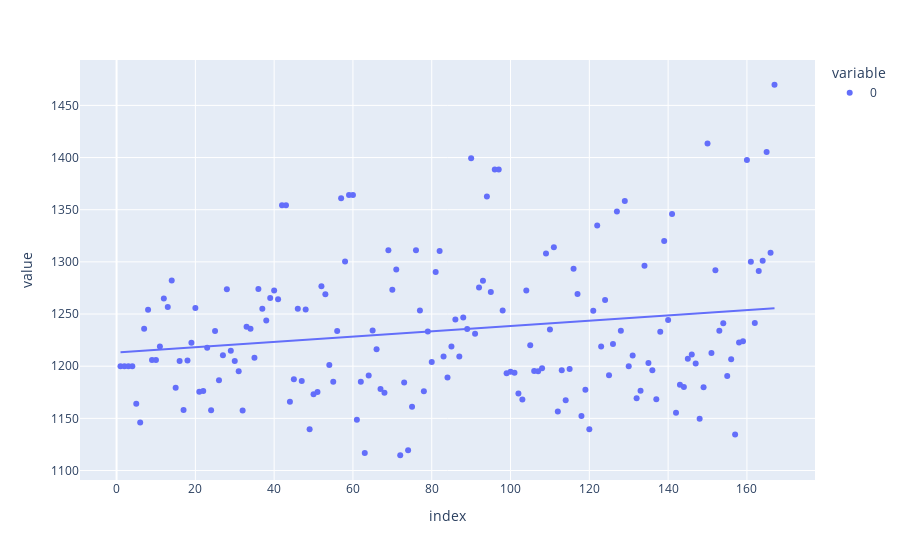

The cell this chart's notebook holds for it:
### Code cell
import plotly.express as px
px.scatter(elo_time_table.mean(axis=1),trendline="ols")

### Figure 1 — Plotly figure (JSON) as saved in the notebook; plotly's stock layout.template omitted (floating-point values rounded to 4 significant figures; data arrays with more than 128 entries replaced by an {"elided": "..."} marker saying what was removed)
{"data": [{"hovertemplate": "variable=0<br>index=%{x}<br>value=%{y}<extra></extra>", "legendgroup": "0", "marker": {"color": "#636efa", "symbol": "circle"}, "mode": "markers", "name": "0", "orientation": "v", "showlegend": true, "type": "scatter", "x": {"elided": "167 int values"}, "xaxis": "x", "y": {"elided": "167 float values"}, "yaxis": "y"}, {"hovertemplate": "<b>OLS trendline</b><br>value = 0.253233 * index + 1213.22<br>R<sup>2</sup>=0.033963<br><br>variable=0<br>index=%{x}<br>value=%{y} <b>(trend)</b><extra></extra>", "legendgroup": "0", "marker": {"color": "#636efa", "symbol": "circle"}, "mode": "lines", "name": "0", "showlegend": false, "type": "scatter", "x": {"elided": "167 int values"}, "xaxis": "x", "y": {"elided": "167 float values"}, "yaxis": "y"}], "layout": {"legend": {"title": {"text": "variable"}, "tracegroupgap": 0}, "margin": {"t": 60}, "xaxis": {"anchor": "y", "domain": [0, 1], "title": {"text": "index"}}, "yaxis": {"anchor": "x", "domain": [0, 1], "title": {"text": "value"}}}}
